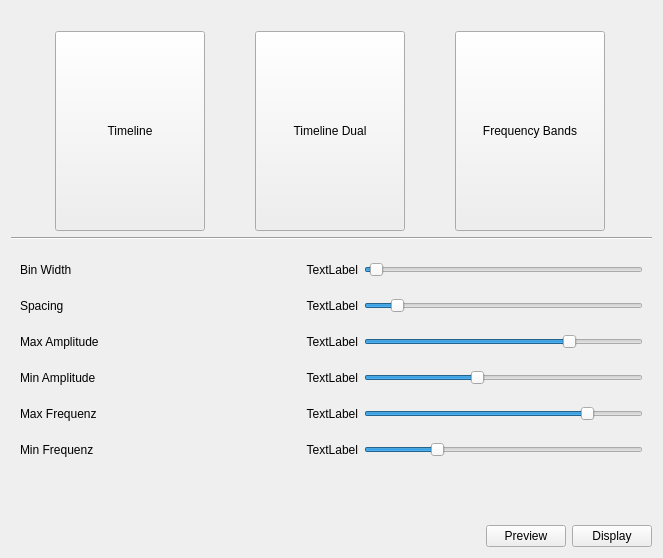
<?xml version="1.0" encoding="UTF-8"?>
<ui version="4.0">
 <class>TabMusic</class>
 <widget class="QWidget" name="TabMusic">
  <property name="geometry">
   <rect>
    <x>0</x>
    <y>0</y>
    <width>663</width>
    <height>558</height>
   </rect>
  </property>
  <property name="windowTitle">
   <string>Form</string>
  </property>
  <layout class="QGridLayout" name="gridLayout">
   <item row="4" column="0">
    <spacer name="verticalSpacer">
     <property name="orientation">
      <enum>Qt::Orientation::Vertical</enum>
     </property>
     <property name="sizeHint" stdset="0">
      <size>
       <width>20</width>
       <height>40</height>
      </size>
     </property>
    </spacer>
   </item>
   <item row="3" column="0">
    <widget class="QStackedWidget" name="mode_settings">
     <property name="sizePolicy">
      <sizepolicy hsizetype="MinimumExpanding" vsizetype="MinimumExpanding">
       <horstretch>0</horstretch>
       <verstretch>0</verstretch>
      </sizepolicy>
     </property>
     <property name="currentIndex">
      <number>2</number>
     </property>
     <widget class="QWidget" name="page_timeline">
      <layout class="QGridLayout" name="gridLayout_6">
       <item row="0" column="0">
        <layout class="QGridLayout" name="gridLayout_5"/>
       </item>
      </layout>
     </widget>
     <widget class="QWidget" name="page_dual">
      <layout class="QGridLayout" name="gridLayout_9">
       <item row="0" column="0">
        <layout class="QGridLayout" name="gridLayout_8"/>
       </item>
      </layout>
     </widget>
     <widget class="QWidget" name="page_bands">
      <property name="sizePolicy">
       <sizepolicy hsizetype="MinimumExpanding" vsizetype="MinimumExpanding">
        <horstretch>0</horstretch>
        <verstretch>0</verstretch>
       </sizepolicy>
      </property>
      <layout class="QGridLayout" name="gridLayout_4">
       <item row="0" column="0">
        <layout class="QGridLayout" name="gridLayout_2">
         <item row="4" column="0">
          <widget class="QLabel" name="label_7">
           <property name="sizePolicy">
            <sizepolicy hsizetype="MinimumExpanding" vsizetype="MinimumExpanding">
             <horstretch>0</horstretch>
             <verstretch>0</verstretch>
            </sizepolicy>
           </property>
           <property name="minimumSize">
            <size>
             <width>0</width>
             <height>30</height>
            </size>
           </property>
           <property name="text">
            <string>Max Frequenz</string>
           </property>
          </widget>
         </item>
         <item row="0" column="0">
          <widget class="QLabel" name="label">
           <property name="sizePolicy">
            <sizepolicy hsizetype="MinimumExpanding" vsizetype="MinimumExpanding">
             <horstretch>0</horstretch>
             <verstretch>0</verstretch>
            </sizepolicy>
           </property>
           <property name="minimumSize">
            <size>
             <width>0</width>
             <height>30</height>
            </size>
           </property>
           <property name="text">
            <string>Bin Width</string>
           </property>
          </widget>
         </item>
         <item row="5" column="1">
          <widget class="QLabel" name="lbl_bands_f_min">
           <property name="text">
            <string>TextLabel</string>
           </property>
           <property name="alignment">
            <set>Qt::AlignmentFlag::AlignRight|Qt::AlignmentFlag::AlignTrailing|Qt::AlignmentFlag::AlignVCenter</set>
           </property>
          </widget>
         </item>
         <item row="3" column="2">
          <widget class="QSlider" name="sld_bands_a_min">
           <property name="minimum">
            <number>-100</number>
           </property>
           <property name="maximum">
            <number>100</number>
           </property>
           <property name="singleStep">
            <number>10</number>
           </property>
           <property name="value">
            <number>-20</number>
           </property>
           <property name="orientation">
            <enum>Qt::Orientation::Horizontal</enum>
           </property>
          </widget>
         </item>
         <item row="5" column="0">
          <widget class="QLabel" name="label_8">
           <property name="sizePolicy">
            <sizepolicy hsizetype="MinimumExpanding" vsizetype="MinimumExpanding">
             <horstretch>0</horstretch>
             <verstretch>0</verstretch>
            </sizepolicy>
           </property>
           <property name="minimumSize">
            <size>
             <width>0</width>
             <height>30</height>
            </size>
           </property>
           <property name="text">
            <string>Min Frequenz</string>
           </property>
          </widget>
         </item>
         <item row="0" column="2">
          <widget class="QSlider" name="sld_bands_bin_width">
           <property name="minimum">
            <number>1</number>
           </property>
           <property name="maximum">
            <number>50</number>
           </property>
           <property name="value">
            <number>2</number>
           </property>
           <property name="orientation">
            <enum>Qt::Orientation::Horizontal</enum>
           </property>
          </widget>
         </item>
         <item row="2" column="0">
          <widget class="QLabel" name="label_2">
           <property name="sizePolicy">
            <sizepolicy hsizetype="MinimumExpanding" vsizetype="MinimumExpanding">
             <horstretch>0</horstretch>
             <verstretch>0</verstretch>
            </sizepolicy>
           </property>
           <property name="minimumSize">
            <size>
             <width>0</width>
             <height>30</height>
            </size>
           </property>
           <property name="text">
            <string>Max Amplitude</string>
           </property>
          </widget>
         </item>
         <item row="4" column="2">
          <widget class="QSlider" name="sld_bands_f_max">
           <property name="minimum">
            <number>2000</number>
           </property>
           <property name="maximum">
            <number>24000</number>
           </property>
           <property name="singleStep">
            <number>2000</number>
           </property>
           <property name="value">
            <number>20000</number>
           </property>
           <property name="orientation">
            <enum>Qt::Orientation::Horizontal</enum>
           </property>
          </widget>
         </item>
         <item row="2" column="2">
          <widget class="QSlider" name="sld_bands_a_max">
           <property name="minimum">
            <number>-100</number>
           </property>
           <property name="maximum">
            <number>100</number>
           </property>
           <property name="singleStep">
            <number>10</number>
           </property>
           <property name="value">
            <number>50</number>
           </property>
           <property name="orientation">
            <enum>Qt::Orientation::Horizontal</enum>
           </property>
           <property name="tickPosition">
            <enum>QSlider::TickPosition::NoTicks</enum>
           </property>
          </widget>
         </item>
         <item row="4" column="1">
          <widget class="QLabel" name="lbl_bands_f_max">
           <property name="text">
            <string>TextLabel</string>
           </property>
           <property name="alignment">
            <set>Qt::AlignmentFlag::AlignRight|Qt::AlignmentFlag::AlignTrailing|Qt::AlignmentFlag::AlignVCenter</set>
           </property>
          </widget>
         </item>
         <item row="3" column="0">
          <widget class="QLabel" name="label_3">
           <property name="sizePolicy">
            <sizepolicy hsizetype="MinimumExpanding" vsizetype="MinimumExpanding">
             <horstretch>0</horstretch>
             <verstretch>0</verstretch>
            </sizepolicy>
           </property>
           <property name="minimumSize">
            <size>
             <width>0</width>
             <height>30</height>
            </size>
           </property>
           <property name="text">
            <string>Min Amplitude</string>
           </property>
          </widget>
         </item>
         <item row="0" column="1">
          <widget class="QLabel" name="lbl_bands_bin_width">
           <property name="text">
            <string>TextLabel</string>
           </property>
           <property name="alignment">
            <set>Qt::AlignmentFlag::AlignRight|Qt::AlignmentFlag::AlignTrailing|Qt::AlignmentFlag::AlignVCenter</set>
           </property>
          </widget>
         </item>
         <item row="3" column="1">
          <widget class="QLabel" name="lbl_bands_a_min">
           <property name="text">
            <string>TextLabel</string>
           </property>
           <property name="alignment">
            <set>Qt::AlignmentFlag::AlignRight|Qt::AlignmentFlag::AlignTrailing|Qt::AlignmentFlag::AlignVCenter</set>
           </property>
          </widget>
         </item>
         <item row="5" column="2">
          <widget class="QSlider" name="sld_bands_f_min">
           <property name="minimum">
            <number>0</number>
           </property>
           <property name="maximum">
            <number>200</number>
           </property>
           <property name="singleStep">
            <number>10</number>
           </property>
           <property name="value">
            <number>50</number>
           </property>
           <property name="tracking">
            <bool>true</bool>
           </property>
           <property name="orientation">
            <enum>Qt::Orientation::Horizontal</enum>
           </property>
          </widget>
         </item>
         <item row="2" column="1">
          <widget class="QLabel" name="lbl_bands_a_max">
           <property name="text">
            <string>TextLabel</string>
           </property>
           <property name="alignment">
            <set>Qt::AlignmentFlag::AlignRight|Qt::AlignmentFlag::AlignTrailing|Qt::AlignmentFlag::AlignVCenter</set>
           </property>
          </widget>
         </item>
         <item row="1" column="0">
          <widget class="QLabel" name="label_4">
           <property name="sizePolicy">
            <sizepolicy hsizetype="MinimumExpanding" vsizetype="MinimumExpanding">
             <horstretch>0</horstretch>
             <verstretch>0</verstretch>
            </sizepolicy>
           </property>
           <property name="minimumSize">
            <size>
             <width>0</width>
             <height>30</height>
            </size>
           </property>
           <property name="text">
            <string>Spacing</string>
           </property>
          </widget>
         </item>
         <item row="1" column="1">
          <widget class="QLabel" name="lbl_bands_spacing">
           <property name="text">
            <string>TextLabel</string>
           </property>
           <property name="alignment">
            <set>Qt::AlignmentFlag::AlignRight|Qt::AlignmentFlag::AlignTrailing|Qt::AlignmentFlag::AlignVCenter</set>
           </property>
          </widget>
         </item>
         <item row="1" column="2">
          <widget class="QSlider" name="sld_bands_spacing">
           <property name="minimum">
            <number>0</number>
           </property>
           <property name="maximum">
            <number>10</number>
           </property>
           <property name="value">
            <number>1</number>
           </property>
           <property name="orientation">
            <enum>Qt::Orientation::Horizontal</enum>
           </property>
          </widget>
         </item>
        </layout>
       </item>
      </layout>
     </widget>
    </widget>
   </item>
   <item row="0" column="0">
    <widget class="QLabel" name="lbl_status">
     <property name="text">
      <string/>
     </property>
    </widget>
   </item>
   <item row="1" column="0">
    <layout class="QGridLayout" name="gridLayout_3">
     <property name="topMargin">
      <number>0</number>
     </property>
     <item row="0" column="2">
      <widget class="QToolButton" name="btn_mode_bands">
       <property name="minimumSize">
        <size>
         <width>150</width>
         <height>200</height>
        </size>
       </property>
       <property name="text">
        <string>Frequency Bands</string>
       </property>
       <property name="iconSize">
        <size>
         <width>128</width>
         <height>128</height>
        </size>
       </property>
       <property name="checkable">
        <bool>true</bool>
       </property>
       <property name="toolButtonStyle">
        <enum>Qt::ToolButtonStyle::ToolButtonTextUnderIcon</enum>
       </property>
      </widget>
     </item>
     <item row="0" column="1">
      <widget class="QToolButton" name="btn_mode_timeline_dual">
       <property name="minimumSize">
        <size>
         <width>150</width>
         <height>200</height>
        </size>
       </property>
       <property name="text">
        <string>Timeline Dual</string>
       </property>
       <property name="iconSize">
        <size>
         <width>128</width>
         <height>128</height>
        </size>
       </property>
       <property name="checkable">
        <bool>true</bool>
       </property>
       <property name="toolButtonStyle">
        <enum>Qt::ToolButtonStyle::ToolButtonTextUnderIcon</enum>
       </property>
      </widget>
     </item>
     <item row="0" column="0">
      <widget class="QToolButton" name="btn_mode_timeline">
       <property name="minimumSize">
        <size>
         <width>150</width>
         <height>200</height>
        </size>
       </property>
       <property name="text">
        <string>Timeline</string>
       </property>
       <property name="iconSize">
        <size>
         <width>128</width>
         <height>128</height>
        </size>
       </property>
       <property name="checkable">
        <bool>true</bool>
       </property>
       <property name="toolButtonStyle">
        <enum>Qt::ToolButtonStyle::ToolButtonTextUnderIcon</enum>
       </property>
      </widget>
     </item>
    </layout>
   </item>
   <item row="5" column="0">
    <layout class="QHBoxLayout" name="horizontalLayout">
     <property name="topMargin">
      <number>10</number>
     </property>
     <item>
      <spacer name="horizontalSpacer">
       <property name="orientation">
        <enum>Qt::Orientation::Horizontal</enum>
       </property>
       <property name="sizeHint" stdset="0">
        <size>
         <width>40</width>
         <height>20</height>
        </size>
       </property>
      </spacer>
     </item>
     <item>
      <widget class="QPushButton" name="btn_preview">
       <property name="text">
        <string>Preview</string>
       </property>
      </widget>
     </item>
     <item>
      <widget class="QPushButton" name="btn_display">
       <property name="text">
        <string>Display</string>
       </property>
      </widget>
     </item>
    </layout>
   </item>
   <item row="2" column="0">
    <widget class="Line" name="line">
     <property name="orientation">
      <enum>Qt::Orientation::Horizontal</enum>
     </property>
    </widget>
   </item>
  </layout>
 </widget>
 <resources/>
 <connections/>
</ui>
